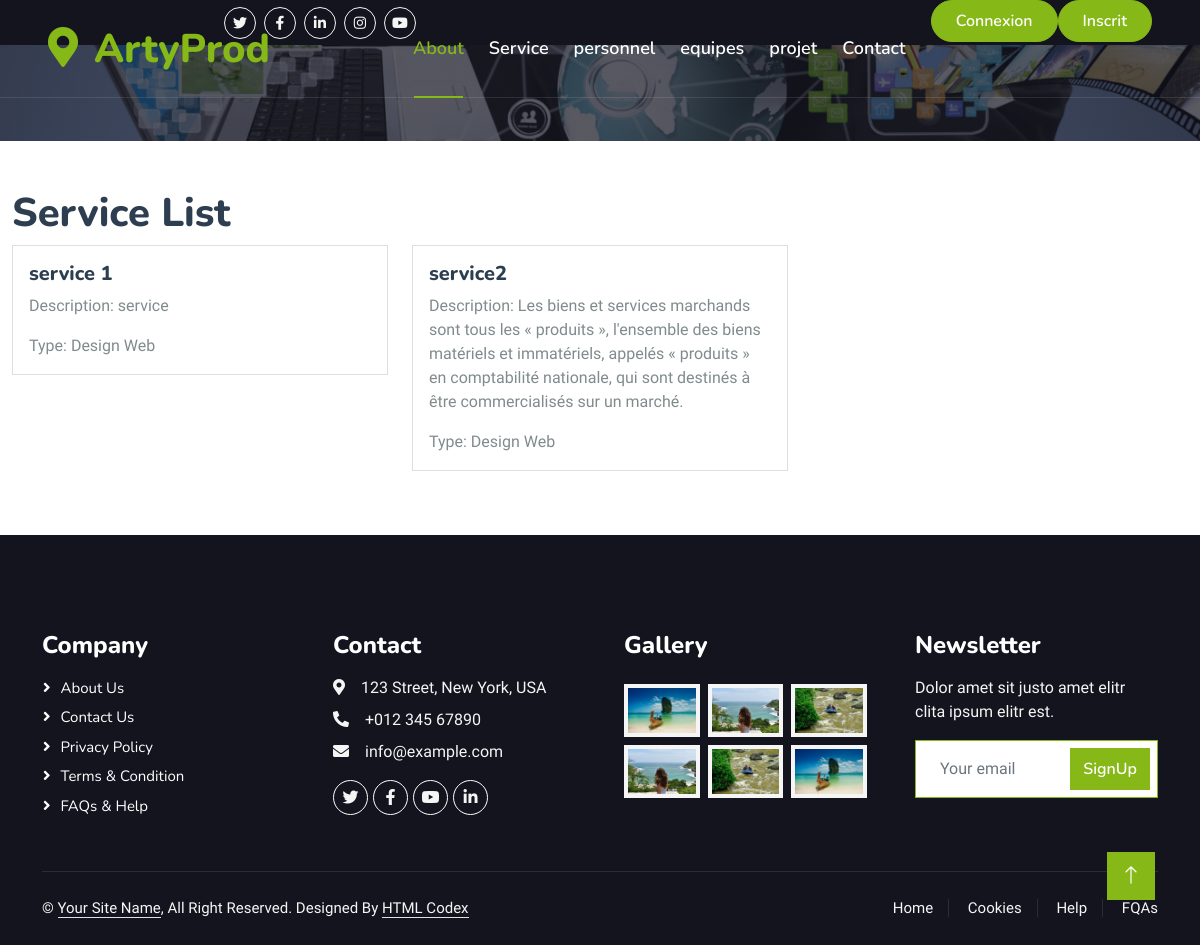
Screenshot of /ArtyProd/services/ with the database file from the repository.
### ArtyProd/models.py (models this page shows, shortened)
class Service(models.Model):
    TYPE_CHOICES = [
        ('Design Graphique', 'Design Graphique'),
        ('Design Web', 'Design Web'),
        ('SC', 'Scénarisation'),
    ]
    nom = models.CharField(max_length=50, null=True, blank=True)
    description = models.TextField()
    type = models.CharField(max_length=20, choices=TYPE_CHOICES)
    image = models.ImageField( null=True, blank=True)

### ArtyProd/views.py (the view)
# urls.py: path('services/', views.TtService, name='TtService'),
def TtService(request):
    services = Service.objects.all()
    return render(request, 'service/service_list.html', {'services': services})

### ArtyProd/templates/service/service_list.html
{% extends 'navbar.html' %}
{% block content %}
<div class="container-fluid mt-3">
  <h1>Service List</h1>
  <div class="row">
    {% for service in services %}
    <div class="col-lg-4">
      <div class="card mb-3">
        <div class="card-body">
          <h5 class="card-title">{{ service.nom }}</h5>
          <p class="card-text">Description: {{ service.description }}</p>
          <p class="card-text">Type: {{ service.type }}</p>
        </div>
      </div>
    </div>
    {% empty %}
    <div class="col">
      <p>No services available.</p>
    </div>
    {% endfor %}
  </div>
</div>
{% endblock %}

### ArtyProd/static/css/style.css (style rules this page uses)
:root { --primary: #86B817; --secondary: #FE8800; --light: #F5F5F5; --dark: #14141F; }

### rows the page displays
Service: nom "service 1", description "service", type "Design Web"
Service: nom "service2", description "Les biens et services marchands sont tous les « produits », l'ensemble des biens matériels et immatériels, appelés « produits » en comptabilité nationale, qui sont destinés à être commercialisés sur un marché.", type "Design Web"
